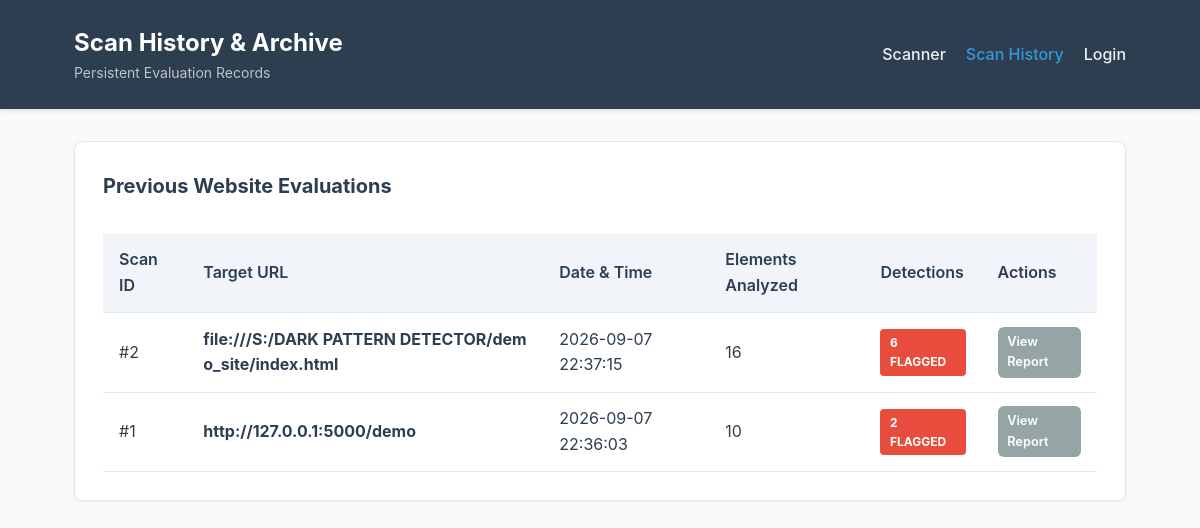
Page /history on the earlier database version.
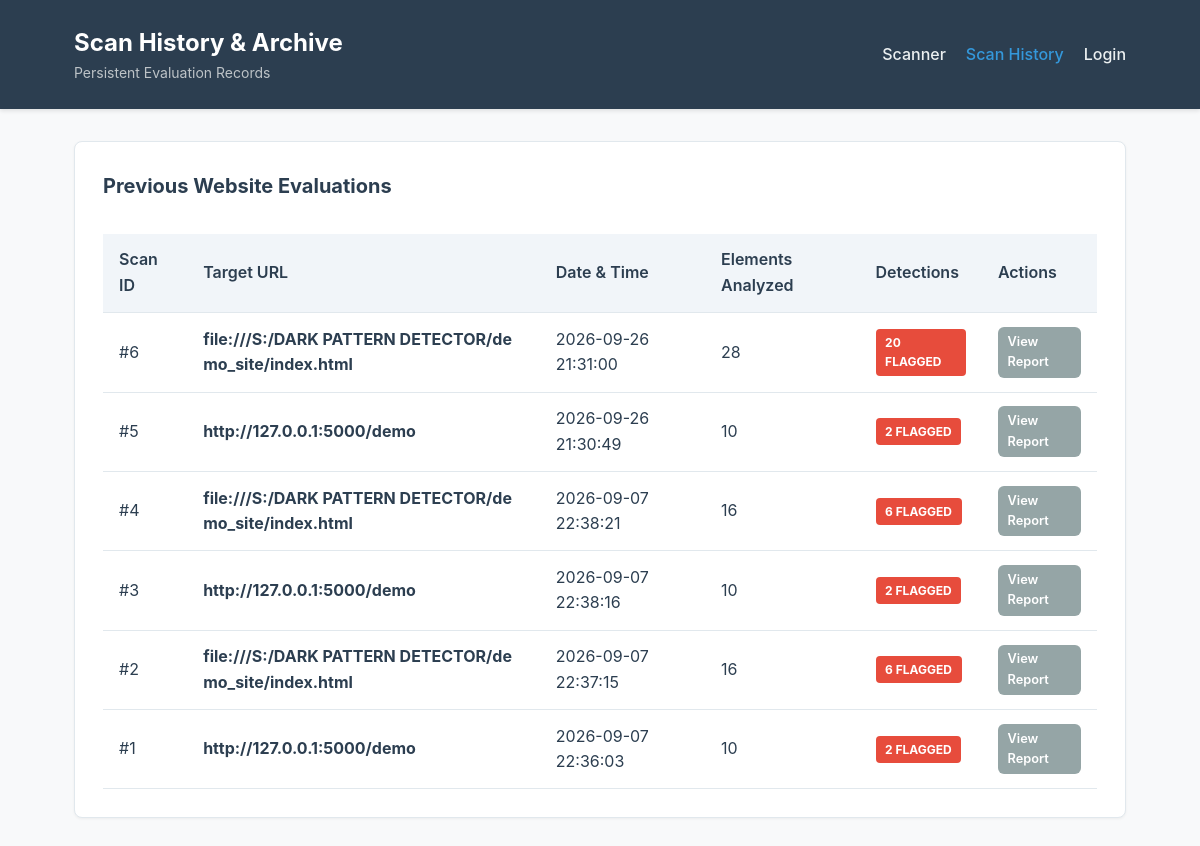
Same page on the later database version.
### tables this page shows
CREATE TABLE scans (
                id INTEGER PRIMARY KEY AUTOINCREMENT,
                url TEXT NOT NULL,
                scan_date TEXT NOT NULL,
                total_elements INTEGER NOT NULL DEFAULT 0,
                total_detections INTEGER NOT NULL DEFAULT 0
            );

### app.py (the view)
@app.route("/history")
def history():
    scans = db_manager.get_all_scans()
    return render_template("history.html", scans=scans)

### database/db.py (called while the page is built, shortened)
    def _get_sqlite_connection(self):
        os.makedirs(os.path.dirname(self.sqlite_db_path), exist_ok=True)
        conn = sqlite3.connect(self.sqlite_db_path)
        conn.row_factory = sqlite3.Row
        return conn

    def get_all_scans(self):
        conn = self._get_sqlite_connection()
        cursor = conn.cursor()
        cursor.execute("SELECT * FROM scans ORDER BY id DESC")
        scans = [dict(r) for r in cursor.fetchall()]
        conn.close()
        return scans

### templates/history.html (shortened to what this page needs)
<!DOCTYPE html>
<html lang="en">
<head>
    <link rel="stylesheet" href="{{ url_for('static', filename='css/style.css') }}">
</head>
<body>
    <header class="header">
        <div class="header-container">
            <div class="header-title">
                <h1>Scan History & Archive</h1>
                <p>Persistent Evaluation Records</p>
            </div>
            <nav class="nav-links">
                <a href="{{ url_for('index') }}">Scanner</a>
                <a href="{{ url_for('history') }}" class="active">Scan History</a>
                {% if session.get('user_id') %}
                    <a href="{{ url_for('logout') }}">Logout ({{ session.get('username') }})</a>
                {% else %}
                    <a href="{{ url_for('login') }}">Login</a>
                {% endif %}
            </nav>
        </div>
    </header>
    <main class="container">
        <section class="card">
            <h3 class="card-title">Previous Website Evaluations</h3>
            {% if scans %}
            <div class="table-responsive">
                <table class="data-table">
                    <thead>
                        <tr>
                            <th>Scan ID</th>
                            <th>Target URL</th>
                            <th>Date & Time</th>
                            <th>Elements Analyzed</th>
                            <th>Detections</th>
                            <th>Actions</th>
                        </tr>
                    </thead>
                    <tbody>
                        {% for s in scans %}
                        <tr>
                            <td>#{{ s.id }}</td>
                            <td><strong style="word-break: break-all;">{{ s.url }}</strong></td>
                            <td>{{ s.scan_date }}</td>
                            <td>{{ s.total_elements }}</td>
                            <td>
                                <span class="badge {% if s.total_detections > 0 %}badge-high{% else %}badge-ml{% endif %}">
                                    {{ s.total_detections }} Flagged
                                </span>
                            </td>
                            <td>
                                <a href="{{ url_for('view_results', scan_id=s.id) }}" class="btn btn-secondary" style="padding: 0.3rem 0.6rem; font-size: 0.8rem; text-decoration: none;">
                                    View Report
                                </a>
                            </td>
                        </tr>
                        {% endfor %}
                    </tbody>
                </table>
            </div>
            {% else %}
            <div class="alert alert-info" style="margin-top: 1rem;">
                No historical scans available. Run a scan from the main dashboard to generate report records.
            </div>
            {% endif %}
        </section>
    </main>
</body>
</html>

Differences in the rows shown:
added scans: id "6", url "file:///S:/DARK PATTERN DETECTOR/demo_site/index.html", scan_date "2026-09-26 21:31:00", total_elements "28", total_detections "20"
added scans: id "5", url "http://127.0.0.1:5000/demo", scan_date "2026-09-26 21:30:49", total_elements "10", total_detections "2"
added scans: id "4", url "file:///S:/DARK PATTERN DETECTOR/demo_site/index.html", scan_date "2026-09-07 22:38:21", total_elements "16", total_detections "6"
added scans: id "3", url "http://127.0.0.1:5000/demo", scan_date "2026-09-07 22:38:16", total_elements "10", total_detections "2"
